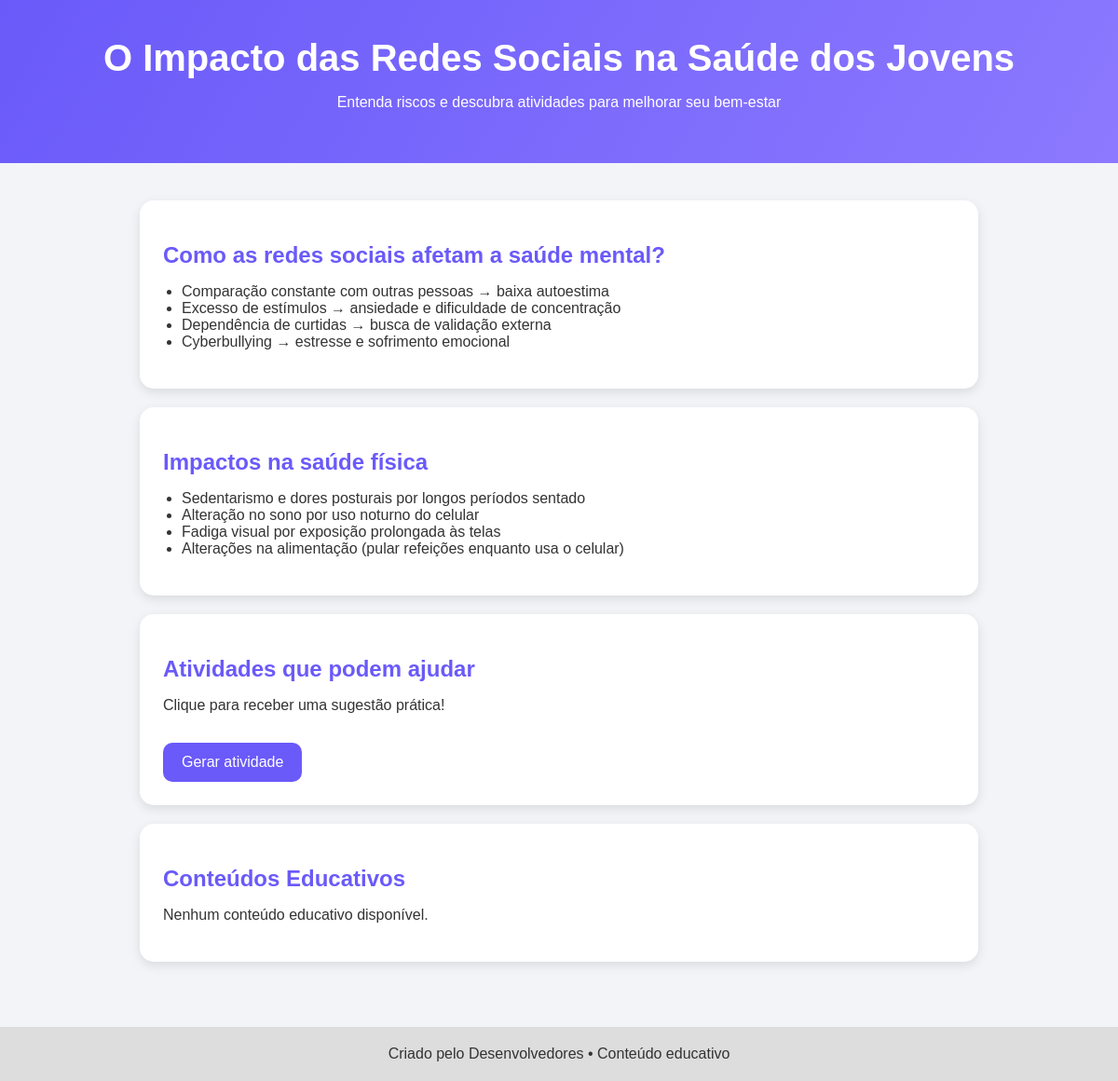
/conteudoed/ (signed in), run on an earlier commit of the app's database.
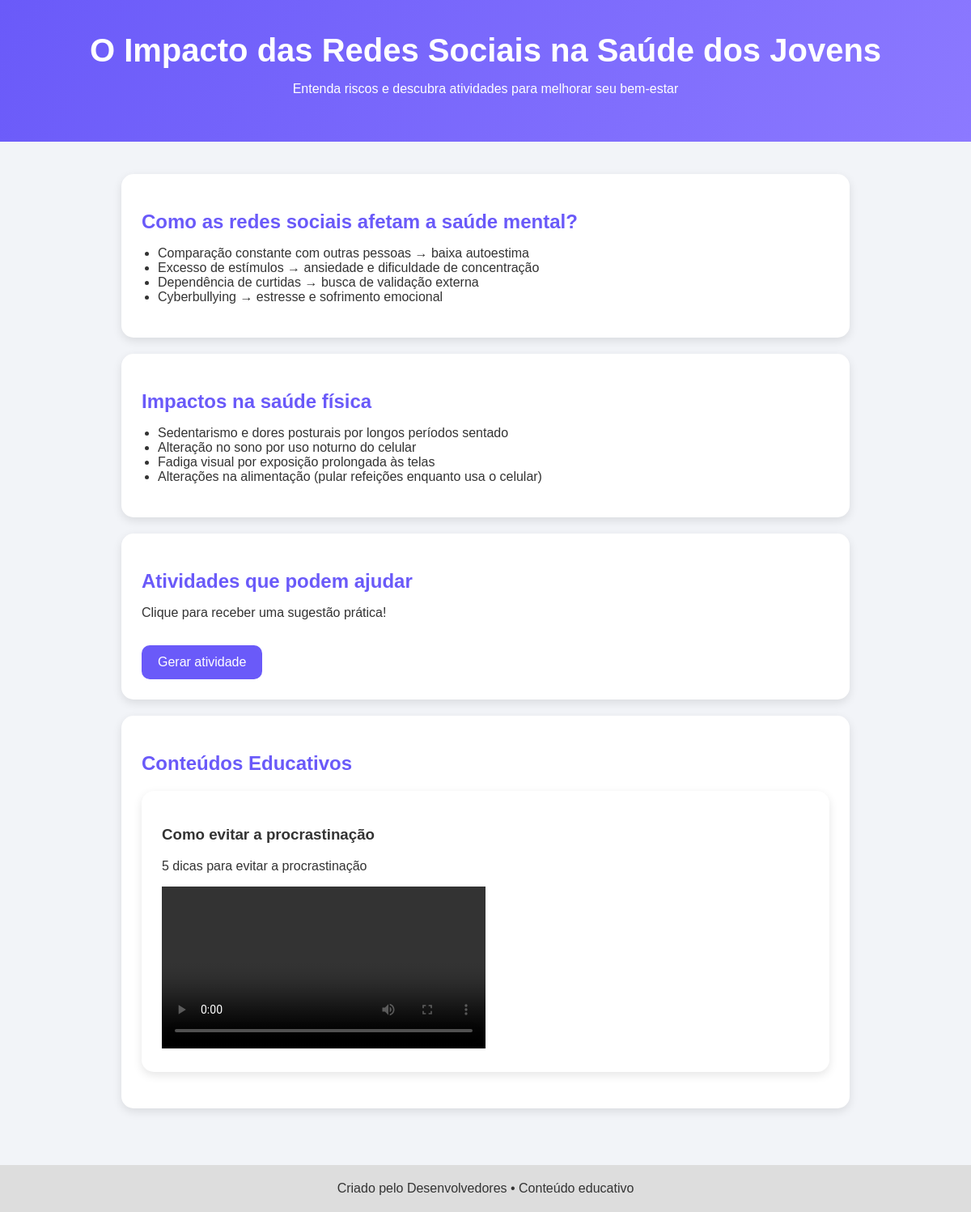
And on a later commit of the database.
### app/models.py (models this page shows, shortened)
class ConteudoEducativo(models.Model):
    TIPOS = [
        ('texto', 'Texto'),
        ('video', 'Vídeo'),
        ('imagem', 'Imagem'),
    ]
    titulo = models.CharField(max_length=100, verbose_name="Título")
    tipo = models.CharField(max_length=10, choices=TIPOS, verbose_name="Tipo de conteúdo")
    arquivo_url = models.URLField(verbose_name="URL do conteúdo")
    descricao = models.TextField(verbose_name="Descrição")
    profissionalAutor = models.ForeignKey(
        Profissional,
        on_delete=models.CASCADE,
        related_name='conteudos',
        verbose_name='Autor (Profissional)'
    )

### app/views.py (the view)
# urls.py: path('conteudoed/', views.conteudoed, name="conteudoed"),
@login_required(login_url="login")
def conteudoed(request):
    conteudos = ConteudoEducativo.objects.all()
    return render(request, "conteudoed.html", {"conteudos": conteudos})

### app/templates/conteudoed.html (shortened to what this page needs)
<!DOCTYPE html>
<html lang="pt-BR">
<head>
</head>
<body>
<header>
    <h1>O Impacto das Redes Sociais na Saúde dos Jovens</h1>
    <p>Entenda riscos e descubra atividades para melhorar seu bem-estar</p>
</header>
<div class="container">
    <div class="card">
        <h2>Como as redes sociais afetam a saúde mental?</h2>
        <ul>
            <li>Comparação constante com outras pessoas → baixa autoestima</li>
            <li>Excesso de estímulos → ansiedade e dificuldade de concentração</li>
            <li>Dependência de curtidas → busca de validação externa</li>
            <li>Cyberbullying → estresse e sofrimento emocional</li>
        </ul>
    </div>
    <div class="card">
        <h2>Impactos na saúde física</h2>
        <ul>
            <li>Sedentarismo e dores posturais por longos períodos sentado</li>
            <li>Alteração no sono por uso noturno do celular</li>
            <li>Fadiga visual por exposição prolongada às telas</li>
            <li>Alterações na alimentação (pular refeições enquanto usa o celular)</li>
        </ul>
    </div>
    <div class="card">
        <h2>Atividades que podem ajudar</h2>
        <p>Clique para receber uma sugestão prática!</p>
        <div class="activity" onclick="showActivity()">
            Gerar atividade
        </div>
    </div>
    <div class="card">
        <h2>Conteúdos Educativos</h2>
        {% for c in conteudos %}
            <div class="card">
                <h3>{{ c.titulo }}</h3>
                <p>{{ c.descricao }}</p>
                {% if c.tipo == "texto" %}
                    <p>{{ c.descricao }}</p>
                {% elif c.tipo == "video" %}
                    <video width="400" controls>
                        <source src="{{ c.arquivo_url }}">
                    </video>
                {% elif c.tipo == "imagem" %}
                    <img src="{{ c.arquivo_url }}" width="400">
                {% endif %}
            </div>
        {% empty %}
            <p>Nenhum conteúdo educativo disponível.</p>
        {% endfor %}
    </div>
</div>
<footer>
    Criado pelo Desenvolvedores • Conteúdo educativo
</footer>
</body>
</html>

What changed in the data, as far as the page shows it:
added ConteudoEducativo: titulo "Como evitar a procrastinação", descricao "5 dicas para evitar a procrastinação"
Also different on the page:
text no longer shown: "Nenhum conteúdo educativo disponível."
